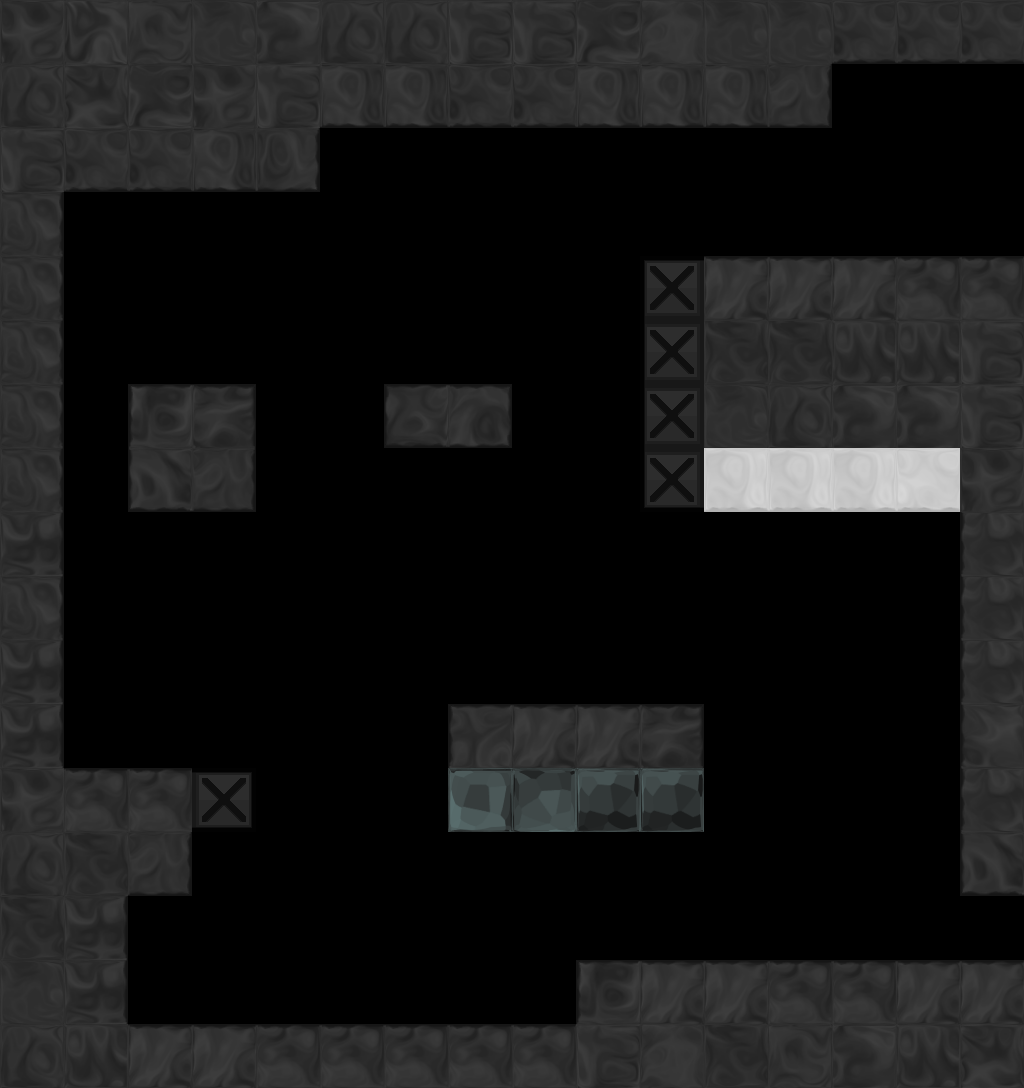

This is a level from a 2D game, rendered from its Tiled map with the project's own tilesets. A one-line summary and the complete map file follow:
An orthogonal 16x17 tile map with 64x64 px tiles, 1 tile layer (tile), 1 hidden layer not drawn, 6 tilesets and 15 objects (8x Portal, 2x OrbRed, 2x ShooterBlue, 2x Exit, DoorRed).

<map version="1.0" orientation="orthogonal" width="16" height="17" tilewidth="64" tileheight="64">
 <properties>
  <property name="bg" value="bg3" />
  <property name="bgParallaxX" value=".6" />
  <property name="bgParallaxY" value=".6" />
  <property name="music" value="level_blue" />
 </properties>
 <tileset firstgid="1" source="tiles/black_tiles.tsx" />
 <tileset firstgid="50" source="tiles/white_tiles.tsx" />
 <tileset firstgid="99" source="tiles/mixed_tiles.tsx" />
 <tileset firstgid="211" source="tiles/glass_tiles.tsx" />
 <tileset firstgid="260" source="tiles/black_indestructable.tsx" />
 <tileset firstgid="310" source="tiles/sand_tiles.tsx" />
 <layer name="backTile" width="16" height="17" visible="0">
  <data encoding="csv">
0,0,0,0,0,0,0,0,0,0,0,0,0,0,0,0,
0,0,0,0,0,0,0,0,0,0,0,0,0,0,0,0,
0,0,0,0,0,0,0,0,0,0,0,0,0,0,0,0,
0,0,0,0,0,0,0,0,0,0,0,0,0,0,0,0,
0,0,0,0,0,0,0,0,0,0,0,0,0,0,0,0,
0,0,0,0,0,0,0,0,0,0,0,0,0,0,0,0,
0,0,0,0,0,0,0,0,0,0,0,0,0,0,0,0,
0,0,0,0,0,0,0,0,0,0,0,0,0,0,0,0,
0,0,0,0,0,0,0,0,0,0,0,0,0,0,0,0,
0,0,0,0,0,0,0,0,0,0,0,0,0,0,0,0,
0,0,0,0,0,0,0,0,0,0,0,0,0,0,0,0,
0,0,0,0,0,0,0,0,0,0,0,0,0,0,0,0,
0,0,0,0,0,0,0,0,0,0,0,0,0,0,0,0,
0,0,0,0,0,0,0,0,0,0,0,0,0,0,0,0,
0,0,0,0,0,0,0,0,0,0,0,0,0,0,0,0,
0,0,0,0,0,0,0,0,0,0,0,0,0,0,0,0,
0,0,0,0,0,0,0,0,0,0,0,0,0,0,0,0
</data>
 </layer>
 <objectgroup name="obj" width="16" height="17">
  <object type="DoorRed" x="704" y="128" width="64" height="128" />
  <object type="OrbRed" x="384" y="928" width="64" height="64" />
  <object name="p4" type="Portal" x="96" y="224" width="64" height="64">
   <properties>
    <property name="portalTo" value="p3" />
   </properties>
   <ellipse />
  </object>
  <object type="ShooterBlue" x="960" y="800">
   <properties>
    <property name="type" value="thick" />
   </properties>
   <polyline points="0,0 -128,0" />
  </object>
  <object name="p1" type="Portal" x="608" y="864" width="64" height="64">
   <properties>
    <property name="portalTo" value="p2" />
   </properties>
   <ellipse />
  </object>
  <object name="p2" type="Portal" x="128" y="608" width="64" height="64">
   <properties>
    <property name="portalTo" value="p1" />
   </properties>
   <ellipse />
  </object>
  <object type="OrbRed" x="512" y="542" width="64" height="64" />
  <object name="p5" type="Portal" x="736" y="672" width="64" height="64">
   <properties>
    <property name="portalTo" value="p6" />
   </properties>
   <ellipse />
  </object>
  <object name="p7" type="Portal" x="800" y="704" width="64" height="64">
   <properties>
    <property name="portalTo" value="p8" />
   </properties>
   <ellipse />
  </object>
  <object name="p3" type="Portal" x="864" y="672" width="64" height="64">
   <properties>
    <property name="portalTo" value="p4" />
   </properties>
   <ellipse />
  </object>
  <object name="p8" type="Portal" x="288" y="320" width="64" height="64">
   <properties>
    <property name="portalTo" value="p7" />
   </properties>
   <ellipse />
  </object>
  <object type="ShooterBlue" x="256" y="480">
   <properties>
    <property name="type" value="thick" />
   </properties>
   <polyline points="0,0 128,0" />
  </object>
  <object name="p6" type="Portal" x="544" y="320" width="64" height="64">
   <properties>
    <property name="portalTo" value="p5" />
   </properties>
   <ellipse />
  </object>
 </objectgroup>
 <layer name="tile" width="16" height="17">
  <data encoding="csv">
5,1,21,7,49,28,28,2,2,42,6,7,7,31,31,31,
28,3,42,5,2,38,38,31,31,38,38,38,32,0,0,0,
2,31,31,38,39,0,0,0,0,0,0,0,0,0,0,0,
25,0,0,0,0,0,0,0,0,0,0,0,0,0,0,0,
25,0,0,0,0,0,0,0,0,0,265,10,10,10,17,17,
25,0,0,0,0,0,0,0,0,0,270,35,35,4,4,2,
25,0,9,11,0,0,46,40,0,0,270,7,28,49,49,2,
25,0,30,32,0,0,0,0,0,0,275,87,87,87,80,5,
26,0,0,0,0,0,0,0,0,0,0,0,0,0,0,23,
25,0,0,0,0,0,0,0,0,0,0,0,0,0,0,23,
26,0,0,0,0,0,0,0,0,0,0,0,0,0,0,23,
26,0,0,0,0,0,0,16,10,10,11,0,0,0,0,22,
5,17,17,274,0,0,0,211,216,214,214,0,0,0,0,23,
28,35,32,0,0,0,0,0,0,0,0,0,0,0,0,30,
35,26,0,0,0,0,0,0,0,0,0,0,0,0,0,0,
7,26,0,0,0,0,0,0,0,9,10,10,17,17,10,10,
28,4,10,10,17,17,17,17,17,2,6,35,21,49,4,3
</data>
 </layer>
 <objectgroup name="front" width="16" height="17">
  <object type="Exit" x="960" y="64" width="64" height="192">
   <properties>
    <property name="mapTo" value="useShooter" />
   </properties>
  </object>
  <object type="Exit" x="979" y="896" width="43" height="64">
   <properties>
    <property name="mapTo" value="sandTrek" />
   </properties>
  </object>
 </objectgroup>
</map>
